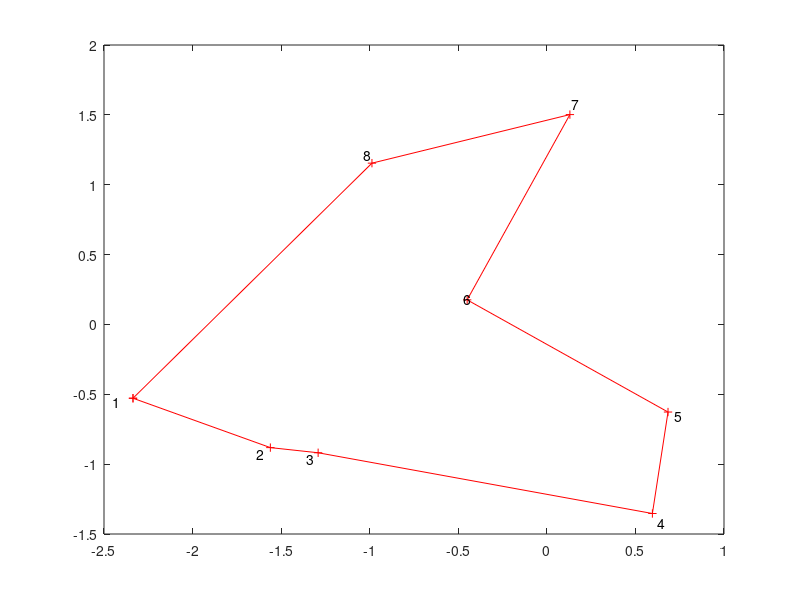

The MATLAB source for this figure: (Note: this script raises an error after producing the figure.)
close all; clear all; clc;

% number of vertices
nv=8;

% generate random points
x=randn(nv,1);
y=randn(nv,1);

% re-arrange so that there are in ccw order
xmean=mean(x);
ymean=mean(y);
[dummy, i] = sort(atan2(y-ymean,x-xmean));
x = x(i);
y = y(i);

% plot it for the sake of it
plot(x([1:end 1]),y([1:end 1]),'+r-')
hold on
for i=1:length(x)
    str=sprintf('%d',i);
    text(x(i)*1.05,y(i)*1.05,str);
end

% generate pwld matrices
[M,K,f,g]=build_pwld_local_matrices(1:nv,[x y]);
[x y]
M
K
f
for i=1:nv
    for j=1:nv
        gx(i,j)=g(1,i,j);
        gy(i,j)=g(2,i,j);
    end
end
gx
gy
